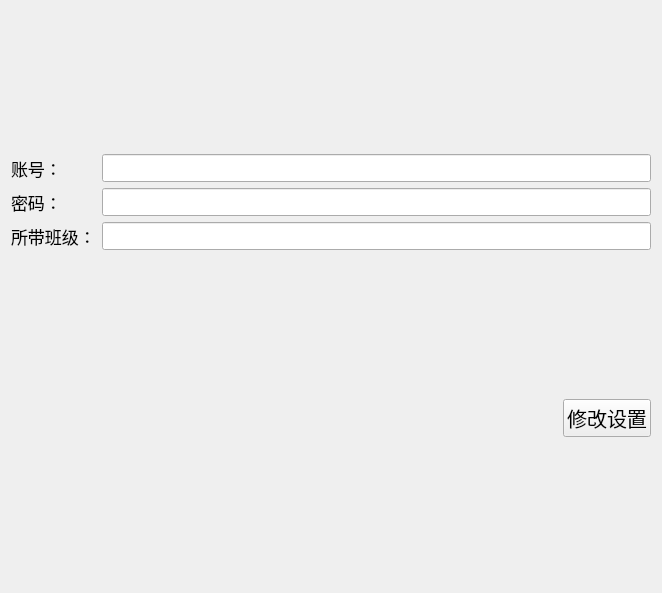
<?xml version="1.0" encoding="UTF-8"?>
<ui version="4.0">
 <class>Info</class>
 <widget class="QWidget" name="Info">
  <property name="geometry">
   <rect>
    <x>0</x>
    <y>0</y>
    <width>662</width>
    <height>593</height>
   </rect>
  </property>
  <property name="windowTitle">
   <string>Form</string>
  </property>
  <layout class="QGridLayout" name="gridLayout_2">
   <item row="1" column="1">
    <spacer name="horizontalSpacer">
     <property name="orientation">
      <enum>Qt::Horizontal</enum>
     </property>
     <property name="sizeHint" stdset="0">
      <size>
       <width>40</width>
       <height>20</height>
      </size>
     </property>
    </spacer>
   </item>
   <item row="1" column="2">
    <widget class="QPushButton" name="pushButton_save">
     <property name="font">
      <font>
       <pointsize>15</pointsize>
      </font>
     </property>
     <property name="text">
      <string>修改设置</string>
     </property>
    </widget>
   </item>
   <item row="0" column="0" colspan="3">
    <layout class="QGridLayout" name="gridLayout" rowstretch="0,0,0" columnstretch="0,0">
     <item row="2" column="0">
      <widget class="QLabel" name="label_3">
       <property name="font">
        <font>
         <pointsize>13</pointsize>
        </font>
       </property>
       <property name="text">
        <string>所带班级：</string>
       </property>
      </widget>
     </item>
     <item row="1" column="0">
      <widget class="QLabel" name="label_2">
       <property name="font">
        <font>
         <pointsize>13</pointsize>
        </font>
       </property>
       <property name="text">
        <string>密码：</string>
       </property>
      </widget>
     </item>
     <item row="0" column="0">
      <widget class="QLabel" name="label">
       <property name="font">
        <font>
         <pointsize>13</pointsize>
        </font>
       </property>
       <property name="text">
        <string>账号：</string>
       </property>
      </widget>
     </item>
     <item row="0" column="1">
      <widget class="QLineEdit" name="lineEdit_name">
       <property name="font">
        <font>
         <pointsize>13</pointsize>
        </font>
       </property>
      </widget>
     </item>
     <item row="2" column="1">
      <widget class="QLineEdit" name="lineEdit_class">
       <property name="font">
        <font>
         <pointsize>13</pointsize>
        </font>
       </property>
      </widget>
     </item>
     <item row="1" column="1">
      <widget class="QLineEdit" name="lineEdit_password">
       <property name="font">
        <font>
         <pointsize>13</pointsize>
        </font>
       </property>
      </widget>
     </item>
    </layout>
   </item>
  </layout>
 </widget>
 <resources/>
 <connections/>
</ui>
